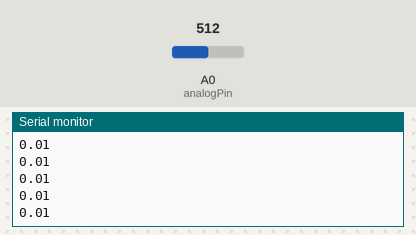
A sketch run on a simulated Arduino Uno, built with avr-gcc and run on an emulated ATmega328P. On the bench: the last lines printed to the serial monitor. The test bench sets the inputs (shaded band); at power-on: A0 (analogPin) = 512.

Above: at 1.2 s.
1.3 s: A0 (analogPin) set to 306
At 1.9 s:
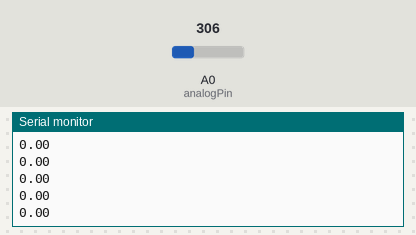
2.8 s: A0 (analogPin) set to 900
At 3.6 s:
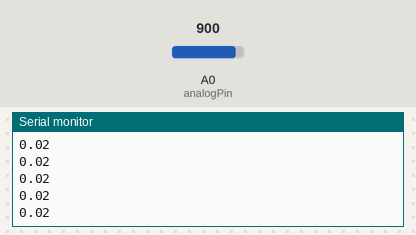
Timing chart, 0 to 5.8 s (numbered marks = the images above; inputs shaded):
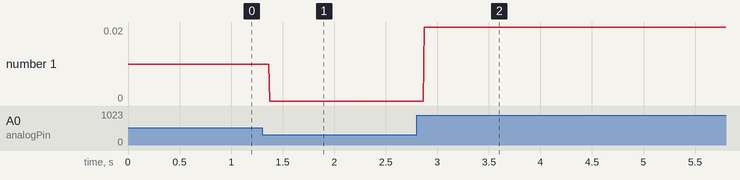

The sketch:

Pruebas.ino
```cpp
int analogPin = A0; // potentiometer wiper (middle terminal) connected to analog pin 3
                    // outside leads to ground and +5V
int val = 0;  // variable to store the value read

void setup() {
  Serial.begin(9600);           //  setup serial
}

void loop() {
  val = analogRead(analogPin) * (5.0 / 1023.0);  // read the input pin
  Serial.println(val * (5.0 / 1023.0));          // debug value
}
```

Measured:
- after the input at 1.3 s, the serial monitor: prints a new line after 0.07 s (image 1)
- after the input at 2.8 s, the serial monitor: prints a new line after 0.07 s (image 2)
- plotted number 1: 0.01 → 0 after the input at 1.3 s, 0 → 0.02 after the input at 2.8 s
